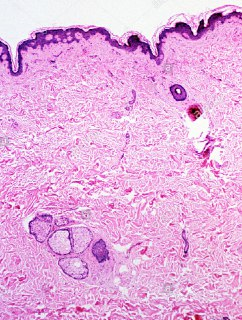
#> input picture HW6/cell.jpeg, 242 x 320 px, found by its file name
$ jupyter execute hw_region_growing.ipynb
#> lines starting #> are read from the running program, lines starting #| are printed output that depends on the picture
[cell 1]
from google.colab import drive

# Accessing My Google Drive
drive.mount('/content/drive')

[cell 2]
import numpy as np
import cv2 as cv
import random
import math
from matplotlib import pyplot as plt
import sys
sys.setrecursionlimit(10**9)
img_address = "drive/My Drive/Colab Notebooks/cell.jpeg"
img = cv.imread(img_address, 0)
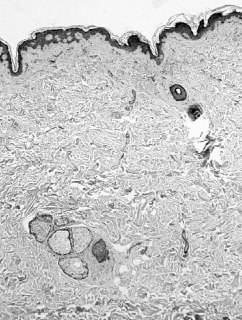
#> img: shape (320, 242); min 0, max 255, mean 197.3
plt.imshow(img, cmap=plt.get_cmap('gray'))

[cell 3]
def isValidPixel(x, y, width, height):
    if x < 0 or x >= width:
        return False
    if y < 0 or y >= height:
        return False

    return True

[cell 4]
def region_growing(x, y, currentLabel,labeledMatrix):
    width, height = img.shape
    labeledMatrix[x][y] = currentLabel
    neighbouringPixels = [(x-1, y), (x-1, y-1), (x-1, y+1), (x, y-1), (x, y+1), (x+1, y), (x+1, y-1), (x+1, y+1)]
    validPixels = [x for x in neighbouringPixels if isValidPixel(x[0], x[1], width, height) == True]
    notVisitedPixels = [x for x in validPixels if labeledMatrix[x[0]][x[1]] == 0]
    threshold = 200
    thresholdPixels = []
    thresholdPixels = [k for k in notVisitedPixels if np.abs(img[k[0]][k[1]] - img[x][y]) < threshold]
    for neighbour in thresholdPixels :
        region_growing(neighbour[0], neighbour[1] , currentLabel,labeledMatrix)
    return  currentLabel

[cell 5]
def main_region_growing(img):
    width, height = img.shape
    labeledMatrix = np.zeros((width, height), dtype=np.int32)
    currentLabel = 0
    for y in range(0, height-1):
        for x in range(0, width-1):
            if labeledMatrix[x][y] == 0 :
                currentLabel +=1
                currentLabel = region_growing(x, y, currentLabel,labeledMatrix)
    return labeledMatrix ,currentLabel

[cell 6]
def get_classes(labeledMatrix ,currentLabel):
  classes=np.zeros(currentLabel+1, np.int32)
  for i in range(0, labeledMatrix.shape[0]):
          for j in range(0, labeledMatrix.shape[1]):
            classes[labeledMatrix[i][j]] +=1
  # plt.title("Classes")
  # plt.plot(classes)
  # plt.show()
  return classes

[cell 7]
def get_labeled_img(labeledMatrix ,currentLabel):
  classes=get_classes(labeledMatrix ,currentLabel)
  new_img = np.repeat(img[:, :, np.newaxis], 3, axis=2)
  for i in range(0, labeledMatrix.shape[0]):
      for j in range(0, labeledMatrix.shape[1]):
            if(classes[labeledMatrix[i][j]]>1000):
              new_img[i][j] = labeledMatrix[i][j]*40 , labeledMatrix[i][j]*100 ,labeledMatrix[i][j]*40
  fig=plt.figure(figsize=(8, 8))
  fig.add_subplot(1, 2, 1)
  plt.imshow(cv.cvtColor(img, cv.COLOR_BGR2RGB))
  plt.title("Original image")
  fig.add_subplot(1, 2, 2)
  plt.imshow(cv.cvtColor(new_img, cv.COLOR_BGR2RGB))
  plt.title("After region growing")
  plt.show()
  return

[cell 8]
labeledMatrix ,currentLabel = main_region_growing(img)
#> the loop in main_region_growing, `for y in range(0, height-1):` made 241 passes
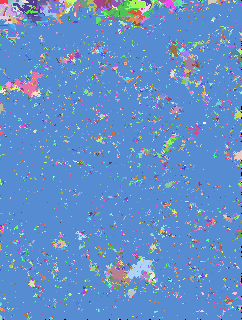
#> labeledMatrix: shape (320, 242) int32; 4791 distinct labels, from 0 to 4790; one colour per label, 0 black
get_labeled_img(labeledMatrix ,currentLabel)
#> after the loop in get_labeled_img, `for i in range(0, labeledMatrix.shape[0]):`:
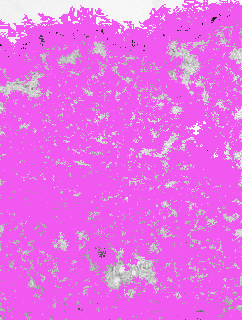
#> new_img: shape (320, 242, 3); mean of channels 0, 1, 2 233.4, 110.1, 233.4; drawn as B, G, R
#> in get_labeled_img, `plt.show()`:
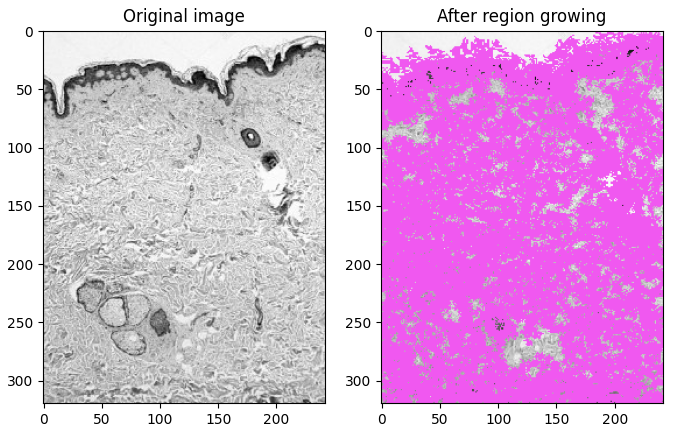
#> figure drawn by matplotlib, 2 panels
